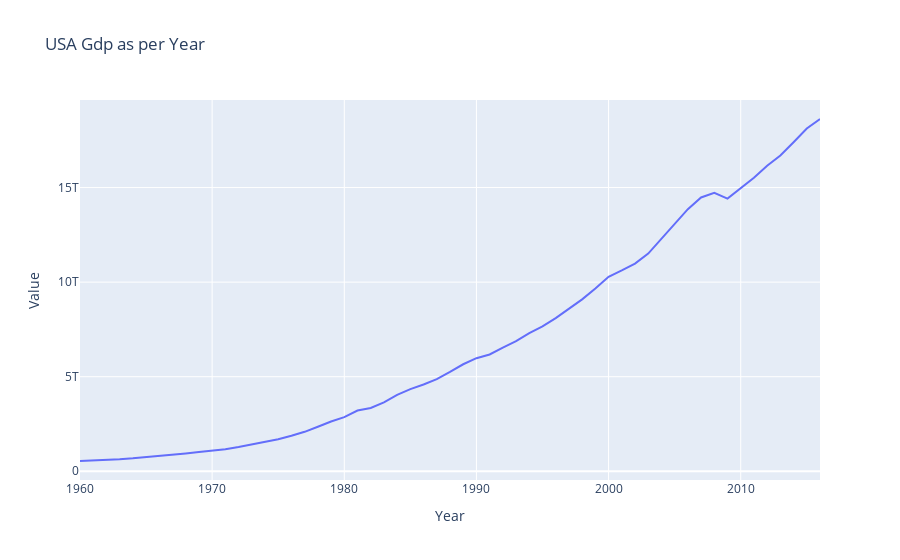

Notebook code cell kept with this figure:
### Code cell
df_ab=df[df["Country Name"]=="United States"]
df_ab.head(2)
fig=px.line(df_ab,x="Year",y="Value",title="USA Gdp as per Year")
fig
